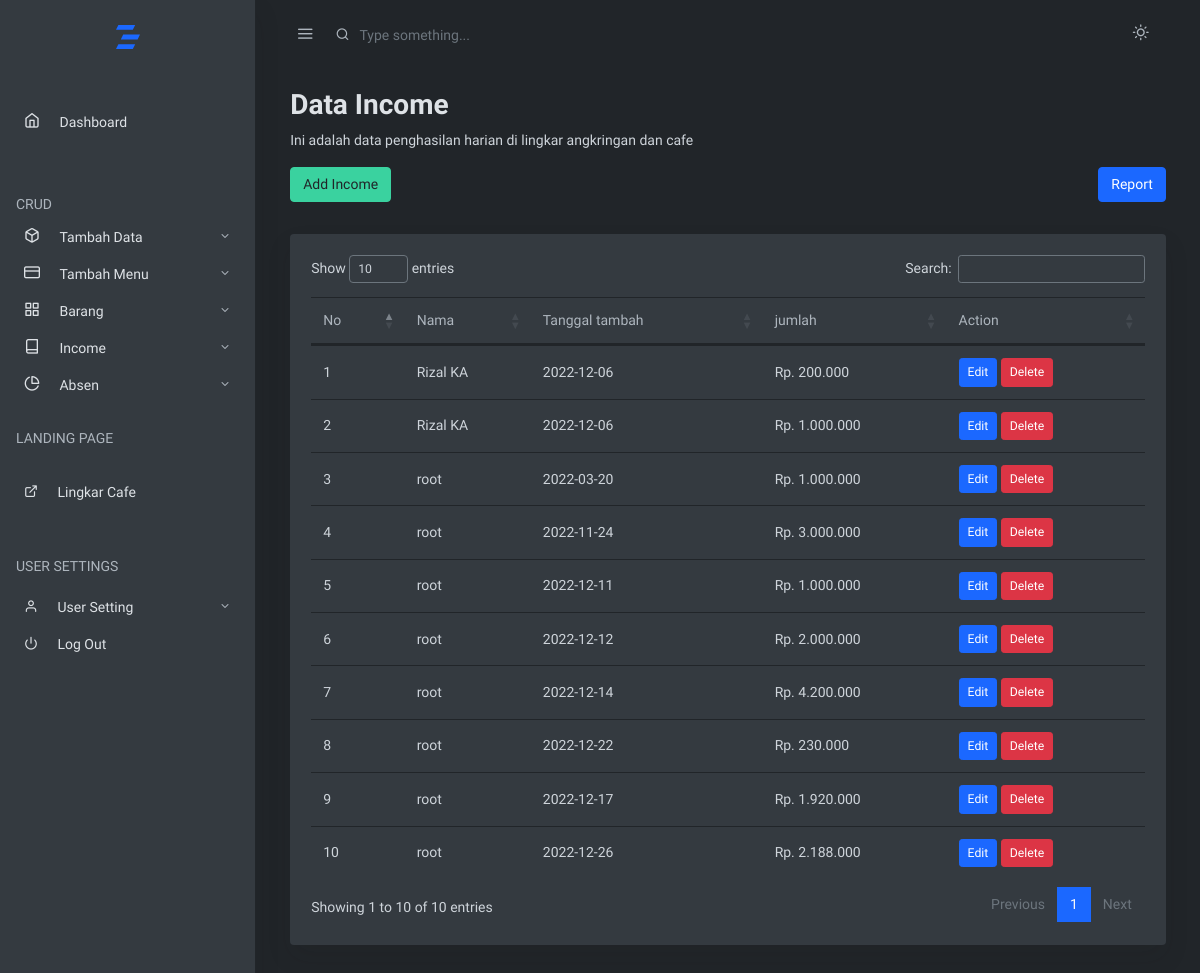
The page /dashboard/income_harian.php (signed in) on the database its author committed.
### tables this page shows
CREATE TABLE `income` (
  `id` int(11) NOT NULL,
  `nama` varchar(50) NOT NULL,
  `tgl_income` date NOT NULL,
  `jumlah` varchar(50) NOT NULL
);

### dashboard/income_harian.php (the view, shortened to what this page needs)
<?php
require ("./config.php");
?>
<!doctype html>
<html lang="en">
<head>
  <link rel="stylesheet" href="css/simplebar.css">
    <link rel="stylesheet" href="https://cdn.datatables.net/1.13.1/css/dataTables.bootstrap4.min.css">
  <link rel="stylesheet" href="css/feather.css">
  <link rel="stylesheet" href="css/daterangepicker.css">
  <link rel="stylesheet" href="css/app-light.css" id="lightTheme">
  <link rel="stylesheet" href="css/app-dark.css" id="darkTheme">
</head>
<body class="vertical  dark  ">
  <div class="wrapper">
    <nav class="topnav navbar navbar-light">
      <button type="button" class="navbar-toggler text-muted mt-2 p-0 mr-3 collapseSidebar">
        <i class="fe fe-menu navbar-toggler-icon"></i>
      </button>
      <form class="form-inline mr-auto searchform text-muted">
        <input class="form-control mr-sm-2 bg-transparent border-0 pl-4 text-muted" type="search"
          placeholder="Type something..." aria-label="Search">
      </form>
      <ul class="nav">
        <li class="nav-item">
            <a class="nav-link text-muted my-2" href="./dashboard.php" id="modeSwitcher" data-mode="dark">
              <i class="fe fe-sun fe-16"></i>
            </a>
          </li>
      </ul>
    </nav>
    <aside class="sidebar-left border-right bg-white shadow" id="leftSidebar" data-simplebar>
      <nav class="vertnav navbar navbar-light">
        <div class="w-100 mb-4 d-flex">
          <a class="navbar-brand mx-auto mt-2 flex-fill text-center" href="./dashboard.php">
          </a>
        </div>
        <ul class="navbar-nav flex-fill w-100 mb-2">
          <li class="nav-item w-100">
            <a class="nav-link" href="dashboard.php">
              <br>
              <i class="fe fe-home fe-16"></i>
              <span class="ml-3 item-text">Dashboard</span>
              <br>
              <br>
            </a>
          </li>
        </ul>
        <p class="text-muted nav-heading mt-4 mb-1">
          <span>CRUD</span>
        </p>
        <ul class="navbar-nav flex-fill w-100 mb-2">
          <li class="nav-item dropdown">
            <a href="#ui-elements" data-toggle="collapse" aria-expanded="false" class="dropdown-toggle nav-link">
              <i class="fe fe-box fe-16"></i>
              <span class="ml-3 item-text">Tambah Data</span>
            </a>
          </li>
          <li class="nav-item dropdown">
            <a href="#forms" data-toggle="collapse" aria-expanded="false" class="dropdown-toggle nav-link">
              <i class="fe fe-credit-card fe-16"></i>
              <span class="ml-3 item-text">Tambah Menu</span>
            </a>
          </li>
          <li class="nav-item dropdown">
            <a href="#tables" data-toggle="collapse" aria-expanded="false" class="dropdown-toggle nav-link">
              <i class="fe fe-grid fe-16"></i>
              <span class="ml-3 item-text">Barang</span>
            </a>
          </li>
          <li class="nav-item dropdown">
              <a href="#contact" data-toggle="collapse" aria-expanded="false" class="dropdown-toggle nav-link">
                <i class="fe fe-book fe-16"></i>
                <span class="ml-3 item-text">Income</span>
              </a>
            </li>
          <li class="nav-item dropdown">
            <a href="#charts" data-toggle="collapse" aria-expanded="false" class="dropdown-toggle nav-link">
              <i class="fe fe-pie-chart fe-16"></i>
              <span class="ml-3 item-text">Absen</span>
            </a>
            <p class="text-muted nav-heading mt-4 mb-1">
              <span> LANDING PAGE</span>
            </p>
          <li class="nav-item w-100">
            <a class="nav-link" href="https://www.instagram.com/lingkar.cafe_/">
              <br>
              <i class="fe fe-external-link"></i>
              <span class="ml-3 item-text">Lingkar Cafe</span>
            <br>
            <br>
            </a>
            <p class="text-muted nav-heading mt-4 mb-1">
          <span> USER SETTINGS</span>
        </p>
          </li>
          </li>
        </ul>
        <ul class="navbar-nav flex-fill w-100 mb-2">
          <li class="nav-item dropdown">
            <a href="#user" data-toggle="collapse" aria-expanded="false" class="dropdown-toggle nav-link">
              <i class="fe fe-user"></i>
              <span class="ml-3 item-text">User Setting</span><span class="sr-only">(current)</span>
            </a>
          <li class="nav-item w-100">
            <a class="nav-link" href="logout.php">
              <i class="fe fe-power"></i>
              <span class="ml-3 item-text">Log Out</span>
            </a>
          </li>
          </li>
        </ul>
    </aside>
    <main role="main" class="main-content">
      <div class="container-fluid">
        <div class="row justify-content-center">
          <div class="col-12">
            <h2 class="mb-2 page-title">Data Income</h2>
            <p class="card-text">Ini adalah data penghasilan harian di lingkar angkringan dan cafe</p>
            <button type="button" class="btn mb-2 btn-success" data-toggle="modal" data-target="#verticalModal">Add Income</button>
            <a href="report.php" target=”_blank” class="btn mb-2 btn-primary" id="pp"> Report</a>
            <div class="row my-4">
              <div class="col-md-12">
                <div class="card shadow">
                  <div class="card-body">
                    <table id="tableku" class="table datatables">
                      <thead>
                        <tr>
                          <th>No</th>
                          <th>Nama</th>
                          <th>Tanggal tambah</th>
                          <th>jumlah</th>
                          <th>Action</th>
                        </tr>
                      </thead>
                      <tbody>
                        <tr>
                          <?php
                          $query = "SELECT * FROM income";
                          $result = mysqli_query($koneksi, $query);
                          $no = 0;
                          while ($row = mysqli_fetch_array($result)) {
                            $userName = $row['nama'];
                            $tgl = $row['tgl_income'];
                            $jumlah = $row['jumlah'];
$no++;
                          ?>
                          <td><?php echo $no; ?></td>
                            <td><?php echo $userName; ?></td>
                            <td><?php echo $tgl; ?></td>
                            <td><?php echo "Rp. ". number_format ($jumlah,0,',','.'); ?></td>
                            <td>
                              <button class="btn btn-primary btn-sm ms-auto" data-toggle="modal" data-target="#modal-edit<?php echo $row['id'] ?>">Edit</button>
                              <button class="btn  btn-danger btn-sm ms-auto" data-toggle="modal" data-target="#verticalModal<?php echo $row['id'] ?>">Delete</button>
                            </td>
                        </tr>
                      <?php
                          }
                      ?>
                      </tbody>
                    </table>
                  </div>
                </div>
              </div>
            </div>
          </div>
        </div>
      </div>
    </main>
  </div>
</body>
</html>

### dashboard/css/simplebar.css (style rules this page uses)
[data-simplebar] { position: relative; flex-direction: column; flex-wrap: wrap; justify-content: flex-start; align-content: flex-start; align-items: flex-start; }

### dashboard/css/feather.css (style rules this page uses)
.fe { font-family: "feather" !important; speak: none; font-style: normal; font-weight: normal; font-variant: normal; text-transform: none; line-height: 1; -webkit-font-smoothing: antialiased; -moz-osx-font-smoothing: grayscale; }
.fe-16 { font-size: 16px; }
.fe-book:before { content: ""; }
.fe-box:before { content: ""; }
.fe-credit-card:before { content: ""; }
.fe-external-link:before { content: ""; }
.fe-grid:before { content: ""; }
.fe-home:before { content: ""; }
.fe-menu:before { content: ""; }
.fe-pie-chart:before { content: ""; }
.fe-power:before { content: ""; }
.fe-sun:before { content: ""; }
.fe-user:before { content: ""; }

### dashboard/income_harian.php (style rules this page uses)
#pp { float: right; }

### rows shown on the page
income: nama "Rizal KA", tgl_income "2022-12-06", jumlah "200.000"
income: nama "Rizal KA", tgl_income "2022-12-06", jumlah "1.000.000"
income: nama "root", tgl_income "2022-03-20", jumlah "1.000.000"
income: nama "root", tgl_income "2022-11-24", jumlah "3.000.000"
income: nama "root", tgl_income "2022-12-11", jumlah "1.000.000"
income: nama "root", tgl_income "2022-12-12", jumlah "2.000.000"
income: nama "root", tgl_income "2022-12-14", jumlah "4.200.000"
income: nama "root", tgl_income "2022-12-22", jumlah "230.000"
income: nama "root", tgl_income "2022-12-17", jumlah "1.920.000"
income: nama "root", tgl_income "2022-12-26", jumlah "2.188.000"
